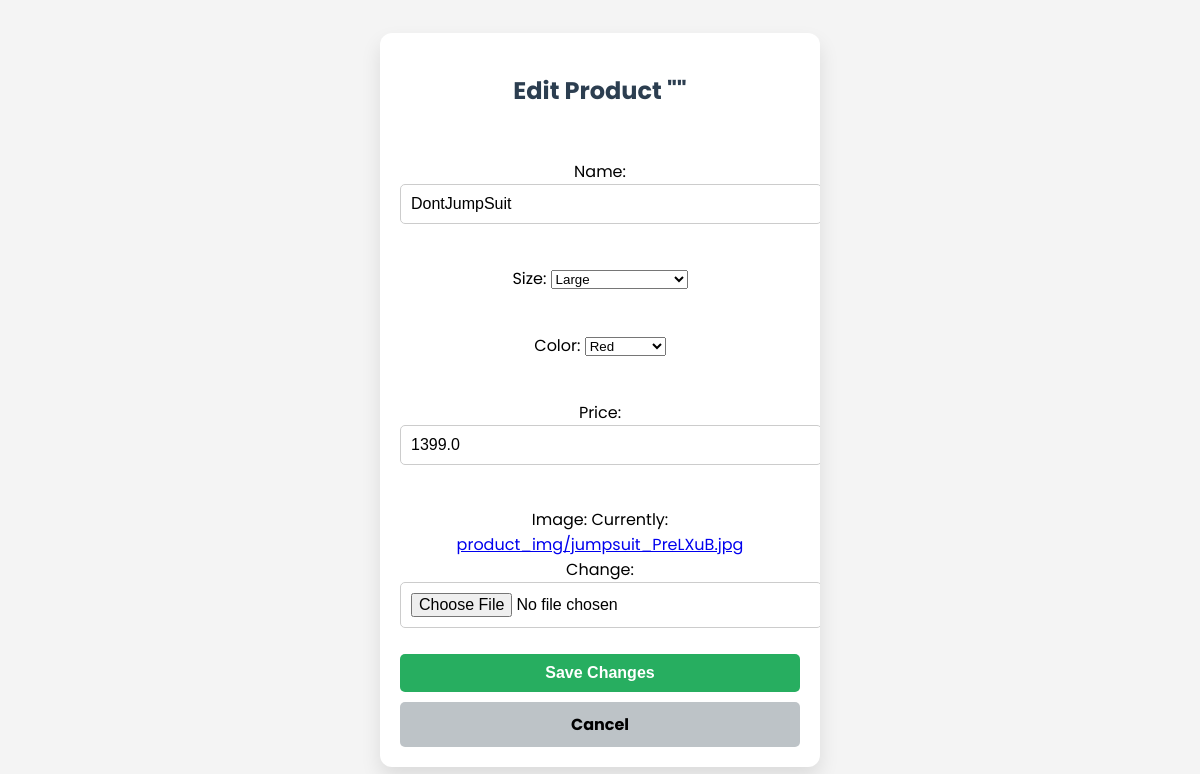
Screenshot of /clothing/edit/8/ with the database file from the repository.
### clothing/models.py (models this page shows, shortened)
class product(models.Model):
    SIZE_CHOICES = [
        ('XS', 'Extra Small'),
        ('S', 'Small'),
        ('M', 'Medium'),
        ('L', 'Large'),
        ('XL', 'Extra Large'),
        ('XXL', 'Double Extra Large'),
    ]
    COLOR_CHOICES = [
        ('RED', 'Red'),
        ('BLU', 'Blue'),
        ('GRN', 'Green'),
        ('BLK', 'Black'),
        ('WHT', 'White'),
        ('YLW', 'Yellow'),
        ('ORG', 'Orange'),
        ('PNK', 'Pink'),
        ('PRP', 'Purple'),
        ('BRN', 'Brown'),
        ('GRY', 'Gray'),
        ('NVY', 'Navy'),
        ('TUR', 'Turquoise'),
        ('GLD', 'Gold'),
        ('SLV', 'Silver'),
    ]
    name = models.CharField(max_length=100)
    size = models.CharField(max_length=4, choices=SIZE_CHOICES, default='M')
    color = models.CharField(max_length=10, choices=COLOR_CHOICES, default='Red')
    price = models.DecimalField(max_digits=10, decimal_places=1)
    image = models.ImageField(upload_to='product_img/')

### clothing/views.py (the view)
# urls.py: path('edit/<int:product_id>/', views.edit_product, name='edit_product'),
def edit_product(request, product_id):
    Product = get_object_or_404(product, id=product_id)
    if request.method == "POST":
        form = ProductForm(request.POST, request.FILES, instance=Product) # request.POST = Text File,
        if form.is_valid():
            form.save()
            return redirect('clothing')
    else:
        form = ProductForm(instance=Product)
    return render(request, 'clothing/edit_product.html',{'form':form})

### clothing/forms.py
class ProductForm(forms.ModelForm):
    class Meta:
        model = product
        fields = ["name","size","color","price","image"]

### clothing/templates/clothing/edit_product.html (shortened to what this page needs)
<!DOCTYPE html>
<html lang="en">
<head>
</head>
<body>
    <div class="card">
        <h2>Edit Product "{{ product.name }}"</h2>
        <form method="POST" enctype="multipart/form-data">
            {{ form.as_p }}
            <button type="submit" class="btn btn-success">Save Changes</button>
            <a href="{% url 'clothing' %}" class="btn btn-secondary">Cancel</a>
        </form>
    </div>
</body>
</html>

### clothing/templates/clothing/edit_product.html (style rules this page uses)
body { font-family: 'Poppins', sans-serif; background-color: #f4f4f4; display: flex; justify-content: center; align-items: center; height: 100vh; margin: 0; }
.card { background: #ffffff; padding: 20px; border-radius: 12px; box-shadow: 0px 10px 20px rgba(0, 0, 0, 0.1); width: 400px; text-align: center; transition: all 0.3s ease-in-out; position: relative; overflow: hidden; }
h2 { color: #2c3e50; margin-bottom: 10px; }
form { display: flex; flex-direction: column; gap: 10px; }
input, textarea { width: 100%; padding: 10px; border-radius: 5px; border: 1px solid #ccc; font-size: 16px; }
.btn { padding: 10px; border: none; border-radius: 5px; font-size: 16px; font-weight: bold; cursor: pointer; transition: all 0.3s; }
.btn-success { background: #27ae60; color: white; }
.btn-secondary { background: #bdc3c7; color: black; text-decoration: none; display: inline-block; text-align: center; }

### rows the page displays
product: name "DontJumpSuit", size "Large", color "Red", price "1399.0"
